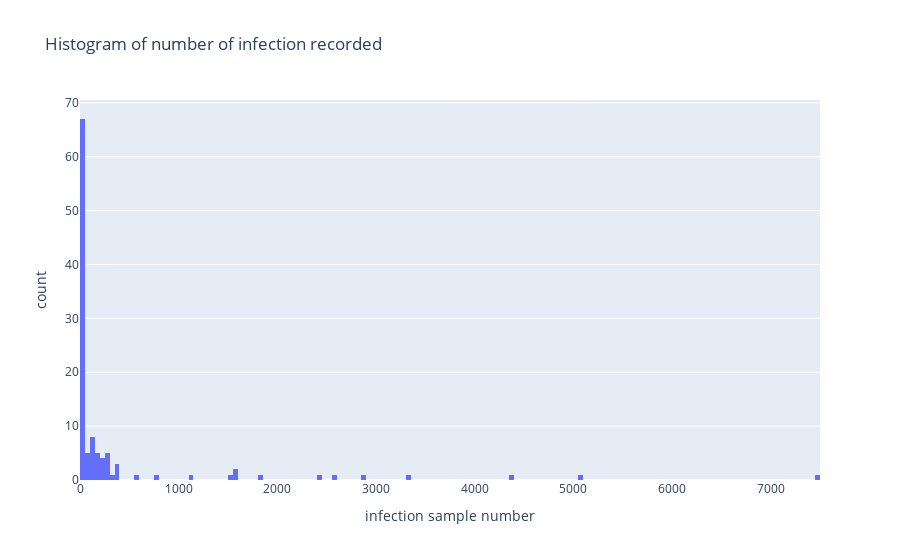

Write notebook code for a chart like this one.
### Code cell
df = px.data.tips()
fig = px.histogram(df_count, x="mixed_infection", nbins=200, title='Histogram of number of infection recorded',labels={'mixed_infection':'infection sample number'})
fig.show()

### Figure 1 — Plotly figure (JSON) as saved in the notebook; plotly's stock layout.template omitted (floating-point values rounded to 4 significant figures)
{"data": [{"alignmentgroup": "True", "bingroup": "x", "hovertemplate": "infection sample number=%{x}<br>count=%{y}<extra></extra>", "legendgroup": "", "marker": {"color": "#636efa", "pattern": {"shape": ""}}, "name": "", "nbinsx": 200, "offsetgroup": "", "orientation": "v", "showlegend": false, "type": "histogram", "x": [1, 4, 1, 2, 238, 57, 2, 1, 229, 6, 17, 4, 255, 1, 379, 1594, 173, 1, 2867, 47, 4, 368, 139, 18, 2, 3, 1588, 130, 3, 4, 81, 1, 283, 4, 151, 172, 1, 5, 7497, 282, 2, 6, 1, 1, 2, 134, 16, 1, 2, 4372, 35, 65, 4, 758, 1, 7, 6, 27, 4, 113, 10, 1, 8, 10, 282, 79, 6, 22, 1, 1, 1818, 1, 74, 2, 2437, 224, 565, 2565, 183, 3, 1, 375, 107, 1100, 7, 26, 1, 1, 1, 17, 3, 7, 117, 1, 141, 301, 1, 1, 1501, 16, 123, 1, 43, 9, 6, 219, 29, 194, 285, 3304, 5071, 1], "xaxis": "x", "yaxis": "y"}], "layout": {"barmode": "relative", "legend": {"tracegroupgap": 0}, "title": {"text": "Histogram of number of infection recorded"}, "xaxis": {"anchor": "y", "domain": [0, 1], "title": {"text": "infection sample number"}}, "yaxis": {"anchor": "x", "domain": [0, 1], "title": {"text": "count"}}}}
